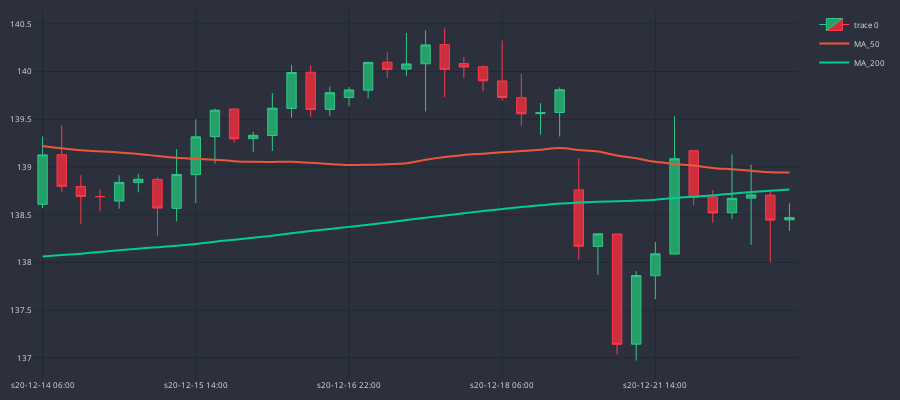

Write notebook code for a chart like this one.
### Code cell
cp = CandlePlot(df_an.iloc[220:260])
cp.show_plot(line_traces=[MA_S, MA_L])
